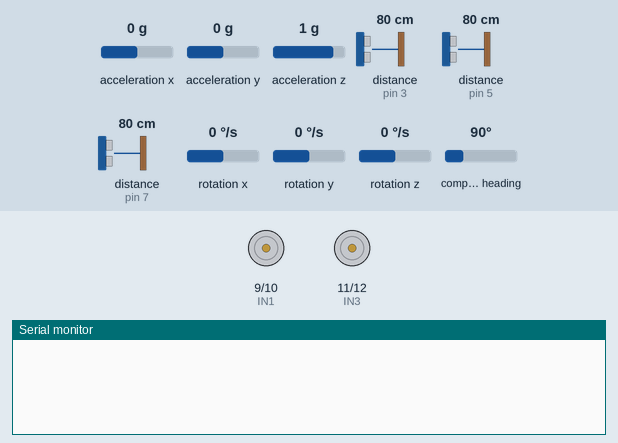
A sketch run on a simulated Arduino Uno, built with avr-gcc and run on an emulated ATmega328P. Parts: motor-driver pin pairs drawn as motors (green arrow = first pin HIGH = forward, orange = second pin HIGH = backward, longer = more drive, scaled by the enable pin), the last lines printed to the serial monitor. The inputs (shaded band) are chosen by the test bench; at power-on: compass heading 90°, acceleration x 0 g, acceleration y 0 g, acceleration z 1 g, distance to the obstacle (sensors on pin 3, pin 5, pin 7) 80 cm, rotation x 0 °/s, rotation y 0 °/s, rotation z 0 °/s. The echo pulse lasts 58.3 µs per cm.

Above: at 0.01 s.
1.3 s: compass heading set to 54°
At 2.0 s:
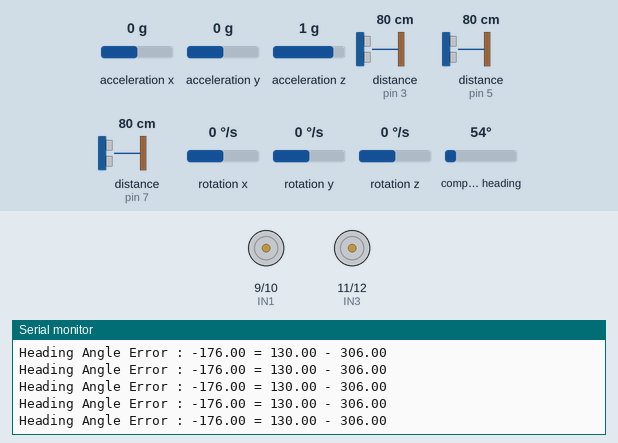
4.3 s: compass heading set to 45°
At 5.4 s:
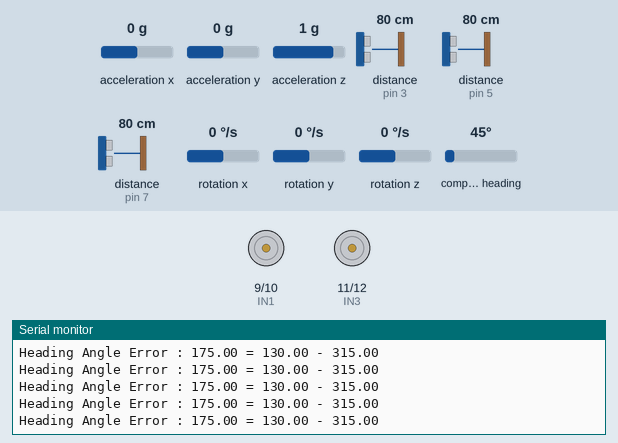
5.8 s: compass heading set to 90°
At 6.5 s:
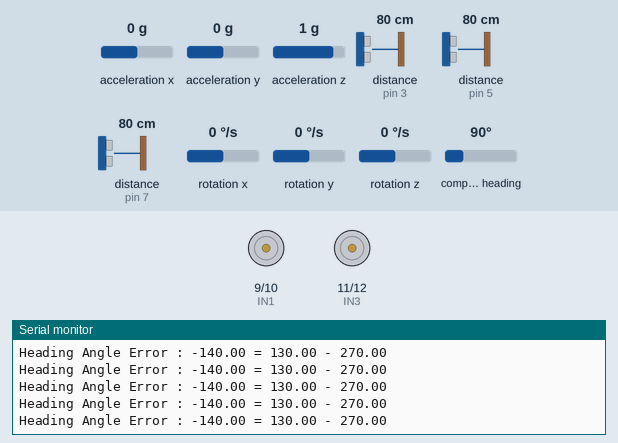
7.3 s: compass heading set to 218°
At 8.2 s:
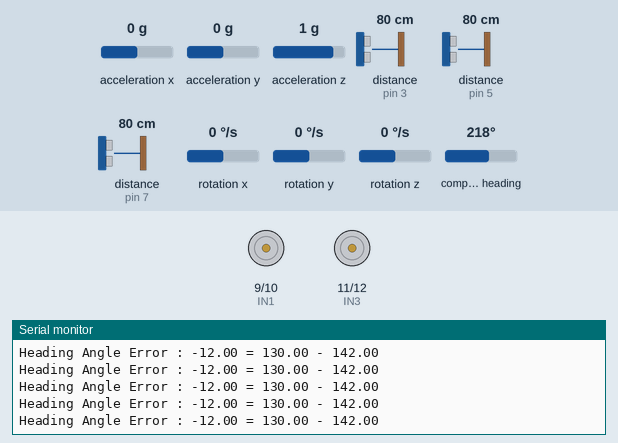
10.3 s: compass heading set to 229°
At 11.0 s:
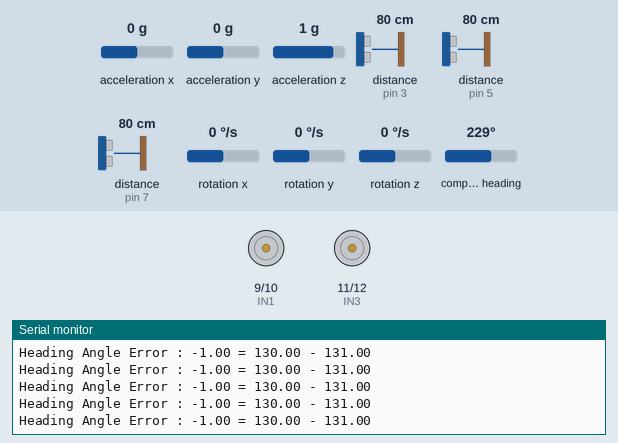
Timing chart, 0 to 11.9 s (numbered marks = the images above; inputs shaded):
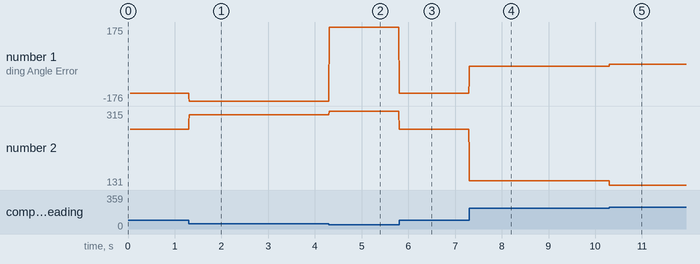

Measured:
- after the input at 1.3 s, the serial monitor: prints a new line at once (image 1)
- after the input at 4.3 s, the serial monitor: prints a new line at once (image 2)
- after the input at 5.8 s, the serial monitor: prints a new line at once (image 3)
- after the input at 7.3 s, the serial monitor: prints a new line at once (image 4)
- after the input at 10.3 s, the serial monitor: prints a new line at once (image 5)
- plotted number 1: -140 → -176 after the input at 1.3 s, -176 → 175 after the input at 4.3 s, 175 → -140 after the input at 5.8 s, -140 → -12 after the input at 7.3 s, -12 → -1 after the input at 10.3 s
- plotted number 2: 270 → 306 after the input at 1.3 s, 306 → 315 after the input at 4.3 s, 315 → 270 after the input at 5.8 s, 270 → 142 after the input at 7.3 s, 142 → 131 after the input at 10.3 s

The sketch:

sketch_may09a.ino
```cpp
//////////////////////// Driving /////////////////////////

float t_angle[4] = {0, 90, 180, 270};

//////////////////////////IMU////////////////////////////
#include <Wire.h>
#include <LSM303.h>

#define THRESHOLD_ANGLE1 15
#define THRESHOLD_ANGLE2 7

LSM303 compass;

float heading_angle       = 0.0;
float init_heading_angle  = 17.0;  // 초기 방향
float target_heading_angle = 90;
float heading_angle_error = 0.0;   // error 값
//////////////////////////sonar//////////////////////////
#include <NewPing.h>

#define SONAR_NUM 3      // Number of sensors.
#define MAX_DISTANCE 150 // Maximum distance (in cm) to ping.
#define WALL_GAP_DISTANCE      400 //mm 단위
#define WALL_GAP_DISTANCE_HALF 200 //mm 단위
#define MOTOR_PWM_OFFSET 10

#define Front 0
#define Left  1
#define Right 2

#define TRIG1 2   // 초음파 센서 1번 Trig 핀 번호 Front
#define ECHO1 3  // 초음파 센서 1번 Echo 핀 번호  Front

#define TRIG2 4   // 초음파 센서 2번 Trig 핀 번호 Left
#define ECHO2 5  // 초음파 센서 2번 Echo 핀 번호  Left

#define TRIG3 6   // 초음파 센서 3번 Trig 핀 번호 Right
#define ECHO3 7  // 초음파 센서 3번 Echo 핀 번호  Right

  NewPing sonar[SONAR_NUM] = {   // Sensor object array.
  NewPing(TRIG1, ECHO1, MAX_DISTANCE), // Each sensor's trigger pin, echo pin, and max distance to ping.
  NewPing(TRIG2, ECHO2, MAX_DISTANCE),
  NewPing(TRIG3, ECHO3, MAX_DISTANCE)


};

  float front_sonar  = 0.0;
  float left_sonar   = 0.0;
  float right_sonar  = 0.0;


///////////////////////// L298 /////////////////////////
#define ENA 8
#define IN1 9
#define IN2 10
#define IN3 11
#define IN4 12
#define ENB 13

///////////////////////// Maze Status /////////////////////////
int maze_status = 0;

void setup() {
  // put your setup code here, to run once:

  pinMode (ENA, OUTPUT);
  pinMode (IN1, OUTPUT);
  pinMode (IN2, OUTPUT);

  pinMode (IN3, OUTPUT);
  pinMode (IN4, OUTPUT);
  pinMode (ENB, OUTPUT);


  Serial.begin(115200); // 통신속도를 115200으로 정의함

  Wire.begin();           // IMU initiallize
  compass.init();
  compass.enableDefault();

  /*
  Calibration values; the default values of +/-32767 for each axis
  lead to an assumed magnetometer bias of 0. Use the Calibrate example
  program to determine appropriate values for your particular unit.
  */
  compass.m_min = (LSM303::vector<int16_t>){-32767, -32767, -32767};
  compass.m_max = (LSM303::vector<int16_t>){+32767, +32767, +32767};
}
void motor_R_control(int motor_speed_R) //모터 A의 방향(direction)과 속도(speed)제어
{
  if(motor_speed_R >= 0)
  {
    digitalWrite(IN1,LOW);          //모터의 방향 제어
    digitalWrite(IN2,HIGH);
   if(motor_speed_R>=255) motor_speed_R = 255;

    analogWrite(ENA,motor_speed_R);  //모터의 속도 제어
  }
  else
  {
    digitalWrite(IN1,HIGH);
    digitalWrite(IN2,LOW);
    if(motor_speed_R<=-255) motor_speed_R = -255;

    analogWrite(ENA,-motor_speed_R);
  }
}

void motor_L_control(int motor_speed_L) //모터 A의 방향(direction)과 속도(speed)제어
{
  if(motor_speed_L>= 0)
  {
    digitalWrite(IN3,LOW);          //모터의 방향 제어
    digitalWrite(IN4,HIGH);
    if(motor_speed_L>=255) motor_speed_L = 255;

    analogWrite(ENB,motor_speed_L);  //모터의 속도 제어
  }
  else
  {
    digitalWrite(IN3,HIGH);
    digitalWrite(IN4,LOW);
    if(motor_speed_L<=-255) motor_speed_L = -255;

    analogWrite(ENB,-motor_speed_L);
  }
}

void check_maze_status(void)
{
  if( (left_sonar>= 0) && (left_sonar <=WALL_GAP_DISTANCE_HALF  ) && (right_sonar>= 0) && (right_sonar <=WALL_GAP_DISTANCE_HALF  ) && (front_sonar>= 0) && (front_sonar <=WALL_GAP_DISTANCE_HALF  ))

  {
     maze_status = 4;
    Serial.println("maze_status = 4");
  }
  else if( (left_sonar>= 0) && (left_sonar <=WALL_GAP_DISTANCE_HALF  ) && (right_sonar>= 0) && (right_sonar <=WALL_GAP_DISTANCE_HALF  ) && (front_sonar >=WALL_GAP_DISTANCE_HALF  ) )
  {
    maze_status = 1;
    Serial.println("maze_status = 1");
  }
  else if( (left_sonar>= 0) && (left_sonar <=WALL_GAP_DISTANCE_HALF  ) && (front_sonar>= 0) && (front_sonar <=WALL_GAP_DISTANCE_HALF  ) )
  {
     maze_status = 2;
    Serial.println("maze_status = 2");
  }
   else if( (right_sonar>= 0) && (right_sonar <=WALL_GAP_DISTANCE_HALF  ) && (front_sonar>= 0) && (front_sonar <=WALL_GAP_DISTANCE_HALF  ) )
  {
     maze_status = 3;
    Serial.println("maze_status = 3");
  }
  else
  {
    maze_status = 0;
    Serial.println("maze_status = 0");
  }
}
//먼저 left_pwm =0;  right_pwm =100; 으로 해서 왼쪽 오른쪽 방향 찾기
void wall_collision_avoid(int base_speed)
{
  float error = 0.0;
  float Kp = 0.3;       //나중에 조정해야 할 것
  int pwm_conrol = 0; // pwm을 0으로 초기화
  int right_pwm = 0;  // 모터속도 0으로 초기화
  int left_pwm = 0;   // 모터속도 0으로 초기화

  error = (right_sonar - left_sonar);
  error = Kp * error;

  if (error >= 38) error =  38;
  if (error <= -38) error = -38;

  right_pwm = base_speed - error ;
  left_pwm  = base_speed + error ;

  if(right_pwm <= 0) right_pwm = 0;
  if(left_pwm  <= 0) left_pwm  = 0;

  if(right_pwm >= 255) right_pwm = 255;
  if(left_pwm  >= 255) left_pwm  = 255;

}
void imu_rotaion(void)
{
  bool flag = 1; // bool type은 0,1
  while(flag)
  {
    compass.read();
    float heading1 = compass.heading();
    compass.read();
    float heading2 = compass.heading();
    heading_angle = (heading1+heading2)/2;
    heading_angle = 360 - heading_angle;  // 회전 좌표계를 반시계 방향으로 할 것
    heading_angle_error = target_heading_angle - heading_angle ;

    if(heading_angle_error > 180)
    {
       heading_angle_error = heading_angle_error - 360;
    }
    else if(heading_angle_error < -180)
    {
       heading_angle_error = heading_angle_error + 360;
    }
    else
    {

    }

    if(heading_angle_error > THRESHOLD_ANGLE1) // 반시계방향으로 회전
    {
      motor_R_control(-80);
      motor_L_control(90);
    }
    else if( ( heading_angle_error >=-THRESHOLD_ANGLE2) && (heading_angle_error <=THRESHOLD_ANGLE2))  // 정지
    {
      motor_R_control(-50);
      motor_L_control(50);
    }

    else if( ( heading_angle_error >-THRESHOLD_ANGLE2) && (heading_angle_error <THRESHOLD_ANGLE2))  // 정지
    {
      motor_R_control(0); // 왼쪽 바퀴가 앞으로 도는 지 확인
      motor_L_control(0);
    }

     else if( ( heading_angle_error >-THRESHOLD_ANGLE2) && (heading_angle_error <THRESHOLD_ANGLE2))  // 정지
    {
      motor_R_control(50);
      motor_L_control(-50);
      flag = 0;
    }

    else  // heading_angle_error <-2 // 시계방향으로 회전
    {
      motor_R_control(80);
      motor_L_control(-90);
    }
    Serial.print("Heading Angle Error : ");
    Serial.print(heading_angle_error); //heading angle error 표시
    Serial.print(" = ");
    Serial.print(target_heading_angle);
    Serial.print(" - ");
    Serial.println(heading_angle); //heading angle 표시

  }

}

void loop()
{
  // put your main code here, to run repeatedly:

  float front_sonar1 = sonar[Front].ping_cm()*10;   // 전방 센서 측정
  float left_sonar1  = sonar[Left].ping_cm()*10;    // 좌측 센서 측정
  float right_sonar1 = sonar[Right].ping_cm()*10;   // 우측 센서 측정

  float front_sonar2 = sonar[Front].ping_cm()*10;   // 전방 센서 측정
  float left_sonar2  = sonar[Left].ping_cm()*10;    // 좌측 센서 측정
  float right_sonar2 = sonar[Right].ping_cm()*10;   // 우측 센서 측정

  float front_sonar3 = sonar[Front].ping_cm()*10;   // 전방 센서 측정
  float left_sonar3  = sonar[Left].ping_cm()*10;    // 좌측 센서 측정
  float right_sonar3 = sonar[Right].ping_cm()*10;   // 우측 센서 측정

  front_sonar = (front_sonar1+front_sonar2+front_sonar3)/3;
  left_sonar = (left_sonar1+left_sonar2+left_sonar3)/3;
  right_sonar = (right_sonar1+right_sonar2+right_sonar3)/3;

  if(front_sonar == 0.0) front_sonar = MAX_DISTANCE*10;   // 0.0 출력이 최댓값이므로
  if(left_sonar  == 0.0) left_sonar = MAX_DISTANCE*10;
  if(right_sonar == 0.0) right_sonar = MAX_DISTANCE*10;

  target_heading_angle = 130;
  imu_rotaion();
  delay(2000);
  target_heading_angle = 90;
  imu_rotaion();
  delay(2000);

  Serial.print("L:");Serial.print(left_sonar); Serial.print(" ");
  Serial.print("F:");Serial.print(front_sonar); Serial.print(" ");
  Serial.print("R:");Serial.println(right_sonar);


  check_maze_status();

}

/*
   if(maze_status == 4)
  {
     // 정지
    motor_A_control(HIGH,0);
    motor_B_control(LOW,0);
    delay(700);
    //180회전을 한다
    Serial.println("Rotate CCW");
    motor_A_control(LOW,115); // 오른쪽 전진
    motor_B_control(HIGH,130); // 오른쪽 후진
    delay(995);
    motor_A_control(HIGH,0); // 오른쪽 전진
    motor_B_control(LOW,0); // 오른쪽 후진
    delay(700);
  }
  else if( maze_status == 1)
  { // 좌우 벽만 있을 때 직전
    Serial.println("run_straight");
    wall_collision_avoid(80);
  }

   else if( maze_status == 2)
  {
    // 정지
    motor_A_control(HIGH,0);  // 오른쪽 정지
    motor_B_control(LOW ,0);  // 왼쪽은 정지
    delay(50);
    // 시계방향 90
    Serial.println("Rotate CCW");
    motor_A_control(LOW,85);  // 오른쪽 직진
    motor_B_control(HIGH,100);  // 왼쪽은 후진
    delay(612);               // 일정한 시간 동안 회전
    motor_A_control(HIGH,0);  // 오른쪽 정지
    motor_B_control(LOW ,0);  // 왼쪽은 정지
    delay(50);
  }
   else if ( maze_status == 3)
  {
    // 정지
    motor_A_control(HIGH,0);  // 오른쪽 정지
    motor_B_control(LOW ,0);  // 왼쪽은 정지
    delay(50);
   // 90도 회전 반시계 방향으로 회전
    Serial.println("Rotate CCW");
    motor_A_control(HIGH,85);  // 오른쪽 직진
    motor_B_control(LOW,100);  // 왼쪽은 후진
    delay(605);               // 일정한 시간 동안 회전
    motor_A_control(HIGH,0);  // 오른쪽 정지
    motor_B_control(LOW ,0);  // 왼쪽은 정지
    delay(50);
  }
   else
  {
    Serial.println("Go straight");
    motor_A_control(HIGH, 85);
    motor_B_control(HIGH, 100);
  }

}
*/
```
